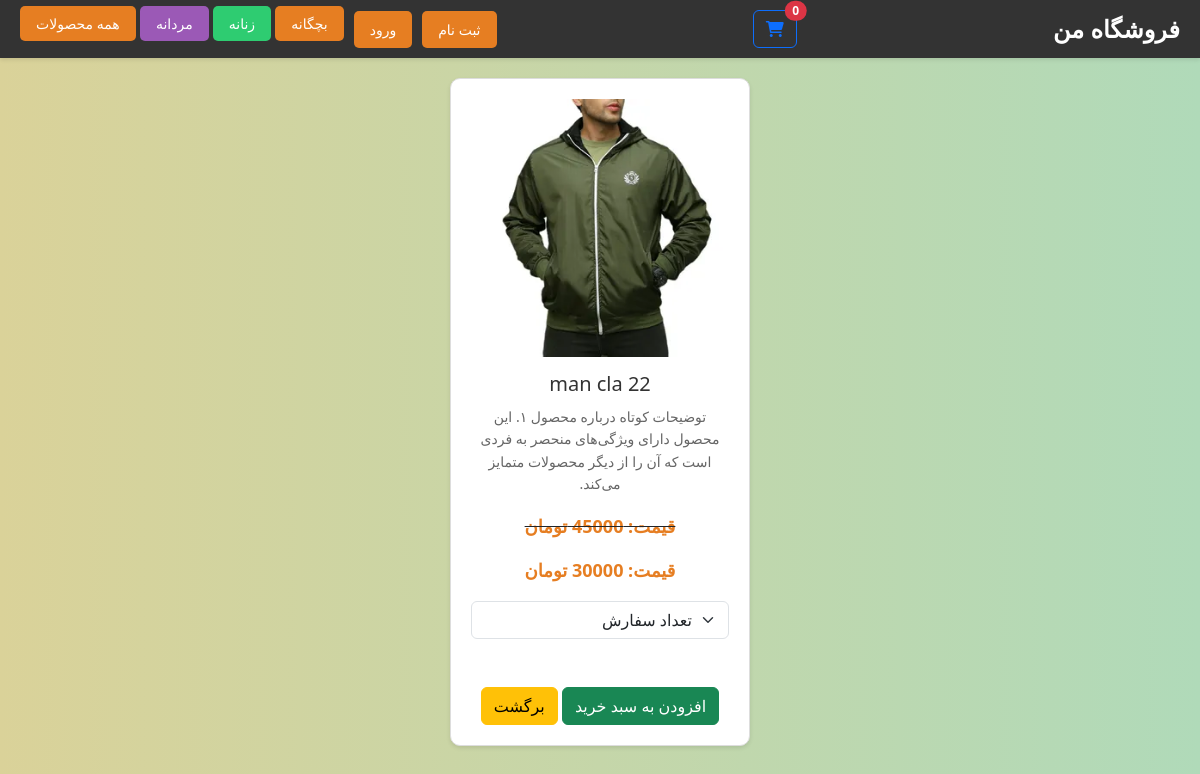
/product_detail/4, run on the app's committed database.
### shop/models.py (models this page shows, shortened)
class Products(models.Model):
        product_name = models.CharField( max_length=50)
        category = models.ForeignKey(Category,on_delete=models.CASCADE,default=1)
        price = models.DecimalField( max_digits=100, decimal_places=0,default=0)
        product_image = models.ImageField(upload_to='uploads/products_iamge')
        product_name = models.CharField( max_length=50)
        is_sale = models.BooleanField(default=False)
        sale_price = models.DecimalField( max_digits=100, decimal_places=0,default=0)

### shop/views.py (the view)
# urls.py: path('product_detail/<int:pk>',shop_views.single_product,name='single_product'),
def single_product(request,pk):
       products_detail = Products.objects.get(id=pk)
       return render(request,'single_product.html',{'products_detail':products_detail})

### cart/cart.py (called while the page is built)
        def __len__(self):
                return len(self.cart)

### cart/context_processors.py (called while the page is built)
def cart (request):
        return {'cart':Cart(request)}

### shop/templates/single_product.html (shortened to what this page needs)
{% load static %}
<!DOCTYPE html>
<html lang="fa" dir="rtl">
<head>
        <link href="https://cdn.jsdelivr.net/npm/bootstrap@5.3.3/dist/css/bootstrap.min.css" rel="stylesheet">
            <link rel="stylesheet" href="https://cdnjs.cloudflare.com/ajax/libs/font-awesome/6.0.0/css/all.min.css">
</head>
<body>
    <header>
            <div class="logo">فروشگاه من</div>
                <a class="btn btn-outline-primary position-relative" href="{% url 'cart_summary' %}">
                <i class="fas fa-shopping-cart"></i>
                <span id="cart_quantity"  class="position-absolute top-0 start-100 translate-middle badge rounded-pill bg-danger">{{ cart|length }}</span>
            </a>
        <div class="buttons">
            {% if user.is_authenticated%}
            <a href="{% url 'logout_user' %}">خروج</a>
            <a href="{% url 'edit_profile' %}">تغییراطلاعات کاربری</a>
            {% else %}
            <a href="{% url 'signup_user' %}">ثبت نام</a>
            <a href="{% url 'login_user' %}">ورود</a>
            {% endif %}
             <div class="category-buttons">
        <a href="{% url 'products_category' 'kid' %}">بچگانه</a>
        <a href="{% url 'products_category' 'woman' %}">زنانه</a>
        <a href="{% url 'products_category' 'man' %}">مردانه</a>
        <a href="{% url 'home' %}">همه محصولات</a>
    </div>
        </div>
    </header>
    <div class="products">
        {% if products_detail.is_sale%}
            <div class="product">
                <img src="{{ products_detail.product_image.url }}" alt="محصول ۱">
                 <h2> {{ products_detail.product_name }} </h2>
                 <p>توضیحات کوتاه درباره محصول ۱. این محصول دارای ویژگی‌های منحصر به فردی است که آن را از دیگر محصولات متمایز می‌کند.</p>
                 <strike> <p class="price">قیمت: {{ products_detail.price }} تومان</p></strike>
                 <p class="price">قیمت: {{ products_detail.sale_price }} تومان</p>
                  <select class="form-select" aria-label="Default select example" id="qty-add">
                    <option selected>تعداد سفارش</option>
            </select>
            <br>
            <br>
                <button class="btn btn-success add-to-cart" data-product-id="{{ products_detail.id }}"> افزودن به سبد خرید</button>
                <a href="{% url 'home' %}"  class=" btn btn-warning">برگشت</a>
                <br>
            </div>
        {% endif %}
</body>
</html>

### shop/templates/single_product.html (style rules this page uses)
.products { display: flex; flex-wrap: wrap; justify-content: center; gap: 20px; padding: 20px; }
.product { background-color: #fff; border: 1px solid #ddd; border-radius: 10px; box-shadow: 0 2px 4px rgba(0, 0, 0, 0.1); width: 300px; padding: 20px; text-align: center; transition: transform 0.3s ease; }
.product img { max-width: 100%; height: auto; border-radius: 10px; }
.product h2 { font-size: 20px; margin: 15px 0 10px; color: #333; }
.product p { font-size: 14px; color: #666; line-height: 1.6; }
.product .price { font-size: 18px; color: #e67e22; font-weight: bold; margin-top: 10px; }
body { background: linear-gradient(to right, #dad299, #b0dab9); }
header { background-color: #333; color: #fff; padding: 10px 20px; display: flex; justify-content: space-between; align-items: center; box-shadow: 0 2px 4px rgba(0, 0, 0, 0.1); }
header .logo { font-size: 24px; font-weight: bold; }
header .buttons { display: flex; gap: 10px; }
header .buttons a { text-decoration: none; color: #fff; background-color: #e67e22; padding: 8px 16px; border-radius: 5px; font-size: 14px; transition: background-color 0.3s ease; }
.category-buttons a:nth-child(1) { background-color: #e67e22; }
.category-buttons a:nth-child(2) { background-color: #2ecc71; }
.category-buttons a:nth-child(3) { background-color: #9b59b6; }

### data on the page
Products: product_image (picture), product_name "man cla 22", price "45000", sale_price "30000"

### other printed values
{{ cart|length }} "0"
